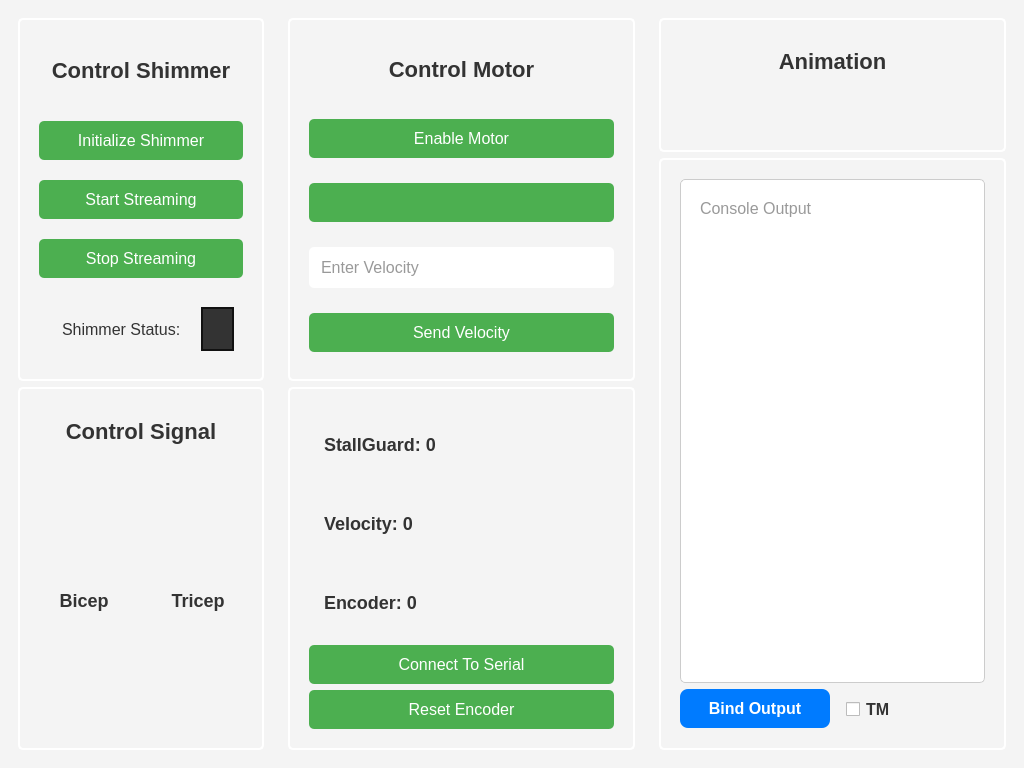
<?xml version="1.0" encoding="UTF-8"?>
<ui version="4.0">
    <class>MainWindow</class>
    <widget class="QMainWindow" name="MainWindow">
        <property name="geometry">
            <rect>
                <x>0</x>
                <y>0</y>
                <width>1024</width>
                <height>768</height>
            </rect>
        </property>
        <property name="windowTitle">
            <string>AppPYQT</string>
        </property>
        <property name="styleSheet">
            <string>
                QMainWindow {
                    background-color: #f4f4f4;
                    font-family: 'Segoe UI';
                }
                QPushButton {
                    background-color: #4CAF50;
                    border: none;
                    color: white;
                    padding: 10px 20px;
                    text-align: center;
                    text-decoration: none;
                    font-size: 16px;
                    border-radius: 8px;
                }
                QPushButton:hover {
                    background-color: #45a049;
                }
                QPushButton:pressed {
                    background-color: #3e8e41;
                }
                QLabel {
                    color: #333;
                    font-size: 16px;
                }
                QLineEdit {
                    background-color: white;
                    color: #333;
                    border: 1px solid #ccc;
                    border-radius: 5px;
                    padding: 5px;
                }
                QTextEdit {
                    background-color: white;
                    color: #333;
                    border: 1px solid #ccc;
                    border-radius: 5px;
                }
            </string>
        </property>
        <widget class="QWidget" name="centralwidget">
            <layout class="QHBoxLayout" name="App_layout">
                <item>
                    <widget class="QWidget" name="menu_widget">
                        <layout class="QVBoxLayout" name="menu_layout">
                            <item>
                                <widget class="QGroupBox" name="control_shimmer_groupbox">
                                    <property name="styleSheet">
                                        <string>
                                            font-size: 16px;
                                            color: white;
                                            border: 2px solid white;
                                            border-radius: 5px;
                                            padding: 10px;
                                        </string>
                                    </property>
                                    <layout class="QVBoxLayout" name="shimmer_groupbox_layout">
                                    <property name="spacing">
                                        <number>20</number> <!-- Spacing of 20 pixels -->
                                    </property>
                                        <item>
                                            <widget class="QLabel" name="control_shimmer_title">
                                                <property name="text">
                                                    <string>Control Shimmer</string>
                                                </property>
                                                <property name="alignment">
                                                    <set>Qt::AlignCenter</set>
                                                </property>
                                                <property name="styleSheet">
                                                    <string>
                                                    color: #333;
                                                    font-size: 22px; 
                                                    font-weight: bold;
                                                    border: none;
                                                    </string>
                                                </property>
                                                <property name="minimumSize">
                                                    <size>
                                                        <width>100</width>
                                                        <height>55</height>
                                                    </size>
                                                </property>
                                            </widget>
                                        </item>
                                        <item>
                                            <widget class="QPushButton" name="initialize_shimmer_button">
                                                <property name="text">
                                                    <string>Initialize Shimmer</string>
                                                </property>
                                                <property name="styleSheet">
                                                    <string>
                                                    border: none;
                                                    </string>
                                                </property>
                                            </widget>
                                        </item>
                                        <item>
                                            <widget class="QPushButton" name="start_streaming_button">
                                                <property name="text">
                                                    <string>Start Streaming</string>
                                                </property>
                                                <property name="styleSheet">
                                                    <string>
                                                    border: none;
                                                    </string>
                                                </property>
                                            </widget>
                                        </item>
                                        <item>
                                            <widget class="QPushButton" name="stop_streaming_button">
                                                <property name="text">
                                                    <string>Stop Streaming</string>
                                                </property>
                                                <property name="styleSheet">
                                                    <string>
                                                    border: none;
                                                    </string>
                                                </property>
                                            </widget>
                                        </item>
                                        <item>
                                            <widget class="QWidget" name="shimmer_status_widget">
                                                <property name="minimumSize">
                                                    <size>
                                                        <width>100</width>
                                                        <height>55</height>
                                                    </size>
                                                </property>
                                                <property name="styleSheet">
                                                    <string>
                                                    border: none;
                                                    color: #333;
                                                    </string>
                                                </property>
                                                <layout class="QHBoxLayout" name="circle_layout">
                                                    <item>
                                                        <widget class="QLabel" name="shimmer_status_label">
                                                            <property name="text">
                                                                <string>Shimmer Status:</string>
                                                            </property>
                                                            <property name="styleSheet">
                                                                <string>
                                                                    border: none;
                                                                    font-size: 16px;
                                                                </string>
                                                            </property>
                                                        </widget>
                                                    </item>
                                                    <item>
                                                        <widget class="QLabel" name="shimmer_status">
                                                            <property name="fixedSize">
                                                                <size>
                                                                    <width>40</width>
                                                                    <height>40</height>
                                                                </size>
                                                            </property>
                                                            <property name="styleSheet">
                                                                <string>
                                                                    background-color: #333; 
                                                                    border-radius: 20px;
                                                                    border: 2px solid #111;
                                                                </string>
                                                            </property>
                                                        </widget>
                                                    </item>
                                                </layout>
                                            </widget>
                                        </item>
                                    </layout>
                                </widget>
                            </item>
                            <item>
                                <widget class="QGroupBox" name="muscle_graph_groupbox">
                                    <property name="styleSheet">
                                        <string>
                                            border: 2px solid white;
                                            border-radius: 5px;
                                            padding: 10px;
                                        </string>
                                    </property>
                                    <layout class="QVBoxLayout" name="muscle_graph_layout">
                                        <item>
                                            <widget class="QLabel" name="muscle_movement_title">
                                                <property name="text">
                                                    <string>Control Signal</string>
                                                </property>
                                                <property name="alignment">
                                                    <set>Qt::AlignCenter</set>
                                                </property>
                                                <property name="styleSheet">
                                                    <string>
                                                    color: #333;
                                                    font-size: 22px; 
                                                    font-weight: bold;
                                                    border: none;
                                                    </string>
                                                </property>
                                                <property name="minimumSize">
                                                    <size>
                                                        <width>100</width>
                                                        <height>55</height>
                                                    </size>
                                                </property>
                                                <property name="maximumSize">
                                                    <size>
                                                        <width>1900</width>
                                                        <height>50</height>
                                                    </size>
                                                </property>
                                            </widget>
                                        </item>
                                        <item>
                                            <layout class="QHBoxLayout" name="muscle_graph_subtitles_layout">
                                                <item>
                                                    <widget class="QLabel" name="muscle_graph_subtitle1">
                                                        <property name="text">
                                                            <string>Bicep</string>
                                                        </property>
                                                        <property name="styleSheet">
                                                            <string>
                                                            color: #333;
                                                            font-size: 18px; 
                                                            font-weight: bold;
                                                            border: none;
                                                            </string>
                                                        </property>
                                                        <property name="alignment">
                                                            <set>Qt::AlignCenter</set>
                                                        </property>
                                                    </widget>
                                                </item>
                                                <item>
                                                    <widget class="QLabel" name="muscle_graph_subtitle2">
                                                        <property name="text">
                                                            <string>Tricep</string>
                                                        </property>
                                                        <property name="styleSheet">
                                                            <string>
                                                            color: #333;
                                                            font-size: 18px; 
                                                            font-weight: bold;
                                                            border: none;
                                                            </string>
                                                        </property>
                                                        <property name="alignment">
                                                            <set>Qt::AlignCenter</set>
                                                        </property>
                                                    </widget>
                                                </item>
                                            </layout>
                                        </item>
                                    </layout>
                                </widget>
                            </item>
                        </layout>
                    </widget>
                </item>
                <item>
                    <widget class="QWidget" name="statusBar_widget">
                        <layout class="QVBoxLayout" name="statusBar_layout">
                            <item>
                                <widget class="QGroupBox" name="motor_groupbox">
                                    <property name="styleSheet">
                                        <string>
                                            font-size: 16px;
                                            color: white;
                                            border: 2px solid white;
                                            border-radius: 5px;
                                            padding: 10px;
                                        </string>
                                    </property>
                                    <layout class="QVBoxLayout" name="motor_groupbox_layout">
                                    <property name="spacing">
                                        <number>20</number> <!-- Spacing of 20 pixels -->
                                    </property>
                                        <item>
                                            <widget class="QLabel" name="control_motor_title">
                                                <property name="text">
                                                    <string>Control Motor</string>
                                                </property>
                                                <property name="alignment">
                                                    <set>Qt::AlignCenter</set>
                                                </property>
                                                <property name="styleSheet">
                                                    <string>
                                                    color: #333;
                                                    font-size: 22px; 
                                                    font-weight: bold;
                                                    border: none;
                                                    </string>
                                                </property>
                                                <property name="maximumSize">
                                                    <size>
                                                        <width>1900</width>
                                                        <height>50</height>
                                                    </size>
                                                </property>
                                                <property name="minimumSize">
                                                    <size>
                                                        <width>100</width>
                                                        <height>40</height>
                                                    </size>
                                                </property>
                                            </widget>
                                        </item>
                                        <item>
                                            <widget class="QPushButton" name="enable_motor_button">
                                                <property name="text">
                                                    <string>Enable Motor</string>
                                                </property>
                                                <property name="styleSheet">
                                                    <string>
                                                    border: none;
                                                    </string>
                                                </property>
                                            </widget>
                                        </item>
                                        <item>
                                            <widget class="QPushButton" name="stall_motor_button">
                                                <property name="styleSheet">
                                                    <string>
                                                    border: none;
                                                    </string>
                                                </property>
                                            </widget>
                                        </item>
                                        <item>
                                            <widget class="QLineEdit" name="velocity_input">
                                                <property name="placeholderText">
                                                    <string>Enter Velocity</string>
                                                </property>
                                                <property name="styleSheet">
                                                    <string>
                                                    border: none;
                                                    color: #333;
                                                    </string>
                                                </property>
                                            </widget>
                                        </item>
                                        <item>
                                            <widget class="QPushButton" name="send_velocity_button">
                                                <property name="text">
                                                    <string>Send Velocity</string>
                                                </property>
                                                <property name="styleSheet">
                                                    <string>
                                                    border: none;
                                                    </string>
                                                </property>
                                            </widget>
                                        </item>
                                    </layout>
                                </widget>
                            </item>
                            <item>
                                <widget class="QGroupBox" name="information_groupbox">
                                    <property name="styleSheet">
                                        <string>
                                            font-size: 18px;
                                            font-weight: bold;
                                            color: #333;
                                            border: 2px solid white;
                                            border-radius: 5px;
                                            padding: 10px;
                                        </string>
                                    </property>
                                    <layout class="QVBoxLayout" name="information_groupbox_layout">
                                        <item>
                                            <widget class="QLabel" name="stall_guard_label">
                                                <property name="text">
                                                    <string>StallGuard: 0</string>
                                                </property>
                                                <property name="styleSheet">
                                                    <string>
                                                    border: none;
                                                    </string>
                                                </property>
                                            </widget>
                                        </item>
                                        <item>
                                            <widget class="QLabel" name="velocity_label">
                                                <property name="text">
                                                    <string>Velocity: 0</string>
                                                </property>
                                                <property name="styleSheet">
                                                    <string>
                                                    border: none;
                                                    </string>
                                                </property>
                                            </widget>
                                        </item>
                                        <item>
                                            <widget class="QLabel" name="encoder_label">
                                                <property name="text">
                                                    <string>Encoder: 0</string>
                                                </property>
                                                <property name="styleSheet">
                                                    <string>
                                                    border: none;
                                                    </string>
                                                </property>
                                            </widget>
                                        </item>
                                        <item>
                                            <widget class="QPushButton" name="connect_serial_button">
                                                <property name="text">
                                                    <string>Connect To Serial</string>
                                                </property>
                                                <property name="styleSheet">
                                                    <string>
                                                    border: none;
                                                    color: white;
                                                    font-weight: normal;
                                                    font-size: 16px;
                                                    </string>
                                                </property>
                                            </widget>
                                        </item>
                                        <item>
                                            <widget class="QPushButton" name="reset_encoder_button">
                                                <property name="text">
                                                    <string>Reset Encoder</string>
                                                </property>
                                                <property name="styleSheet">
                                                    <string>
                                                    border: none;
                                                    color: white;
                                                    font-weight: normal;
                                                    font-size: 16px;
                                                    </string>
                                                </property>
                                            </widget>
                                        </item>
                                    </layout>
                                </widget>
                            </item>
                        </layout>
                    </widget>
                </item>
                <item>
                    <widget class="QWidget" name="console_widget">
                        <layout class="QVBoxLayout" name="control_output">
                            <item>
                                <widget class="QGroupBox" name="animation_groupbox">
                                    <property name="styleSheet">
                                        <string>
                                            font-size: 18px;
                                            font-weight: bold;
                                            color: #333;
                                            border: 2px solid white;
                                            border-radius: 5px;
                                            padding: 10px;
                                        </string>
                                    </property>
                                    <layout class="QVBoxLayout" name="animation_groupbox_layout">
                                        <item>
                                            <widget class="QLabel" name="animation_title">
                                                <property name="text">
                                                    <string>Animation</string>
                                                </property>
                                                <property name="alignment">
                                                    <set>Qt::AlignCenter</set>
                                                </property>
                                                <property name="styleSheet">
                                                    <string>
                                                    color: #333;
                                                    font-size: 22px; 
                                                    font-weight: bold;
                                                    border: none;
                                                    </string>
                                                </property>
                                                <property name="maximumSize">
                                                    <size>
                                                        <width>1900</width>
                                                        <height>50</height>
                                                    </size>
                                                </property>
                                            </widget>
                                        </item>
                                        <item>
                                            <widget class="QLabel" name="animation_widget">
                                                <property name="styleSheet">
                                                    <string>
                                                        border: none;
                                                    </string>
                                                </property>
                                            </widget>
                                        </item>
                                    </layout>
                                </widget>
                            </item>
                            <item>
                                <widget class="QGroupBox" name="console_groupbox">
                                    <property name="styleSheet">
                                        <string>
                                            font-size: 18px;
                                            font-weight: bold;
                                            color: #333;
                                            border: 2px solid white;
                                            border-radius: 5px;
                                            padding: 10px;
                                        </string>
                                    </property>
                                    <layout class="QVBoxLayout" name="information_groupbox_layout">
                                        <item>
                                            <widget class="QTextEdit" name="console_text">
                                                <property name="placeholderText">
                                                    <string>Console Output</string>
                                                </property>
                                                <property name="styleSheet">
                                                    <string>
                                                        background-color: white;
                                                        font-weight: normal;
                                                        font-size: 16px;
                                                        border: 1px solid #ccc;
                                                        border-radius: 5px;
                                                        padding: 15px;
                                                    </string>
                                                </property>
                                                <property name="readOnly">
                                                    <bool>true</bool>
                                                </property>
                                            </widget>
                                        </item>
                                        <item>
                                            <layout class="QHBoxLayout" name="bind_output_layout">
                                                <item>
                                                    <widget class="QPushButton" name="bind_output_button">
                                                        <property name="text">
                                                            <string>Bind Output</string>
                                                        </property>
                                                        <property name="styleSheet">
                                                            <string>
                                                                QPushButton {
                                                                    background-color: #007BFF; /* Default Button Background */
                                                                    border: none;
                                                                    color: white;
                                                                    padding: 10px 20px;
                                                                    text-align: center;
                                                                    text-decoration: none;
                                                                    font-size: 16px;
                                                                    border-radius: 8px;
                                                                }
                                                                QPushButton:hover {
                                                                    background-color: #0069D9; /* Hover State */
                                                                }
                                                                QPushButton:pressed {
                                                                    background-color: #0056B3; /* Clicked State */
                                                                }
                                                            </string>
                                                        </property>
                                                    </widget>
                                                </item>
                                                <item>
                                                    <widget class="QCheckBox" name="test_mode_checkbox">
                                                        <property name="text">
                                                            <string>TM</string>
                                                        </property>
                                                        <property name="styleSheet">
                                                            <string>
                                                                QCheckBox {
                                                                    font-size: 16px;
                                                                    color: #333;
                                                                    border: none;
                                                                }
                                                            </string>
                                                        </property>
                                                        <property name="checked">
                                                            <bool>false</bool>
                                                        </property>
                                                    </widget>
                                                </item>
                                            </layout>
                                        </item>
                                    </layout>
                                </widget>
                            </item>
                        </layout>
                    </widget>
                </item>
            </layout>
        </widget>
    </widget>
    <resources/>
    <connections/>
</ui>
